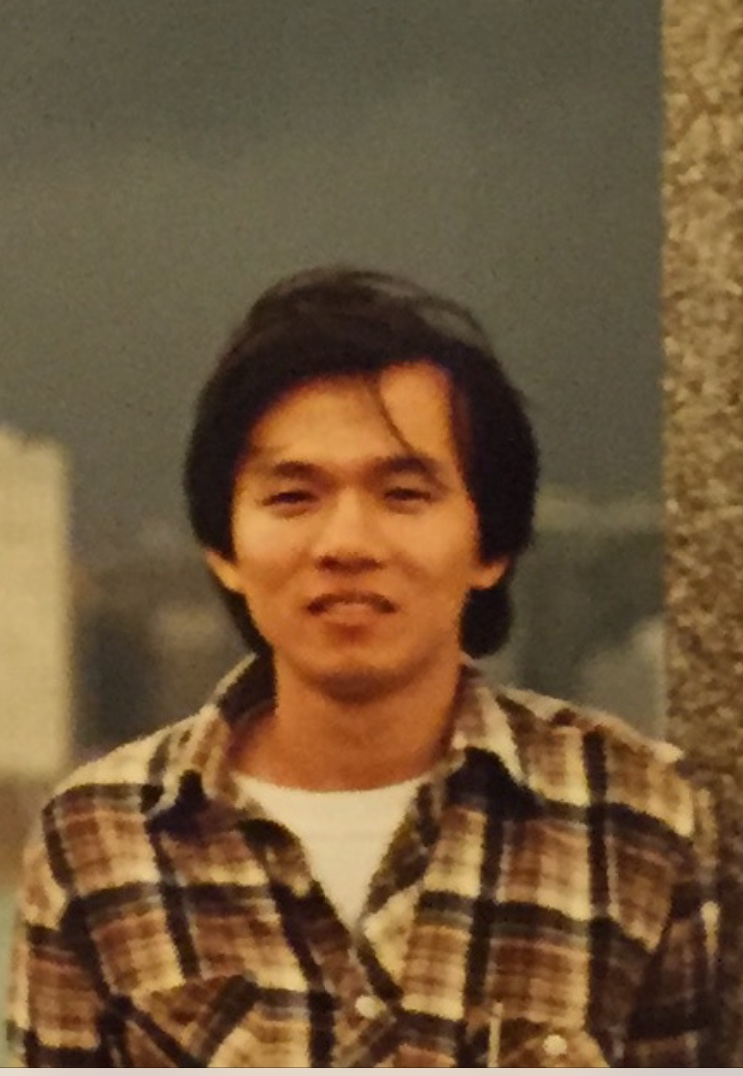
#> input picture 解答/20200506習題解答Python最強入門邁向數據科學之路王者歸來第二版/20200506習題解答Python最強入門邁向數據科學之路王者歸來第二版/ex/hung.jpg, 743 x 1076 px
$ python ex17_1.py
#> lines starting #> are read from the running program, lines starting #| are printed output that depends on the picture
# ex17_1.py
from PIL import Image

pict = Image.open("hung.jpg")                        # 建立Pillow物件
#> pict is the input picture: PIL image 743x1076 RGB; mean R, G, B 114, 87.9, 57.7
width, height = pict.size
#> width = 743; height = 1076
newPict1 = pict.resize((int(width*1.2), height))     # 寬度是1.2倍
newPict1.save("out17_1.jpg")

newPict2 = pict.resize((int(width*1.5), height))     # 寬度是1.5倍
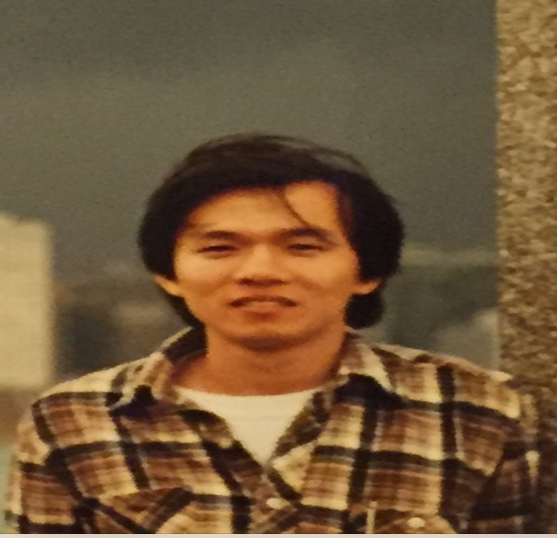
#> newPict2: PIL image 1114x1076 RGB (shown at 1/2 size); mean R, G, B 114, 87.9, 57.7
newPict2.save("out17_2.jpg")

newPict3 = pict.resize((int(width*0.5), height))     # 寬度是0.5倍
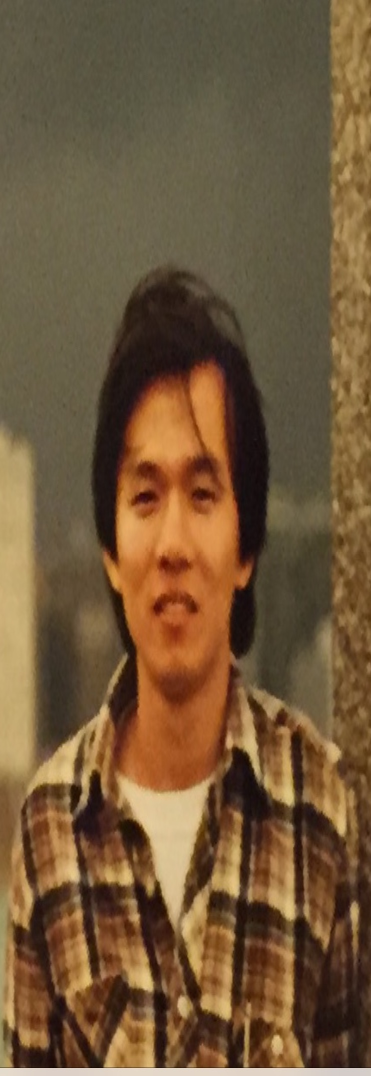
#> newPict3: PIL image 371x1076 RGB; mean R, G, B 114, 87.9, 57.7
newPict3.save("out17_3.jpg")

newPict4 = pict.resize((int(width*0.8), height))     # 寬度是0.8倍
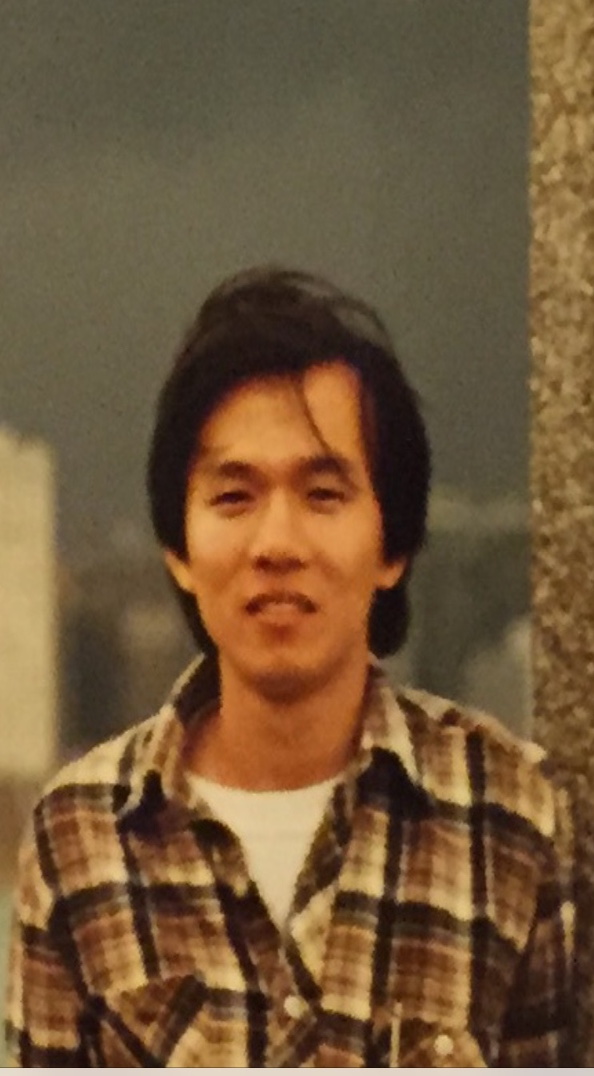
#> newPict4: PIL image 594x1076 RGB; mean R, G, B 114, 87.9, 57.7
newPict4.save("out17_4.jpg")

newPict5 = pict.resize((width, int(height*1.2)))     # 高度是1.2倍
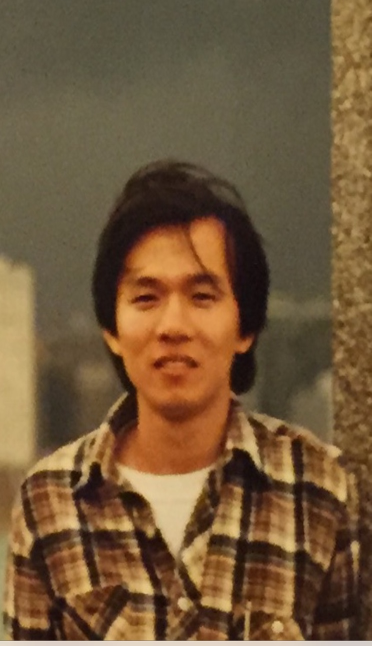
#> newPict5: PIL image 743x1291 RGB (shown at 1/2 size); mean R, G, B 114, 87.9, 57.7
newPict5.save("out17_5.jpg")

newPict6 = pict.resize((width, int(height*1.5)))     # 高度是1.5倍
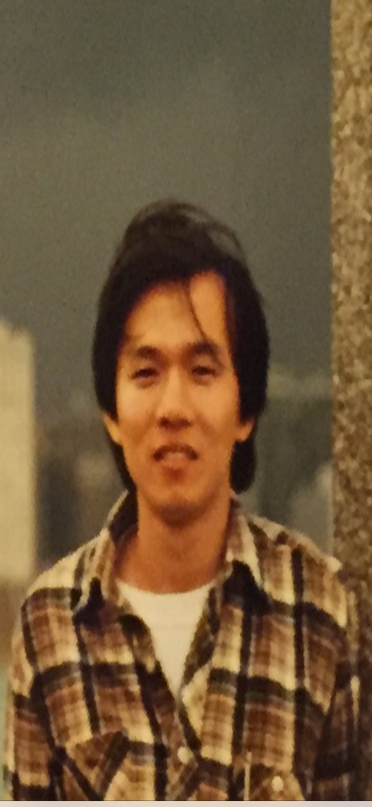
#> newPict6: PIL image 743x1614 RGB (shown at 1/2 size); mean R, G, B 114, 87.9, 57.7
newPict6.save("out17_6.jpg")

newPict7 = pict.resize((width, int(height*0.8)))     # 高度是0.8倍
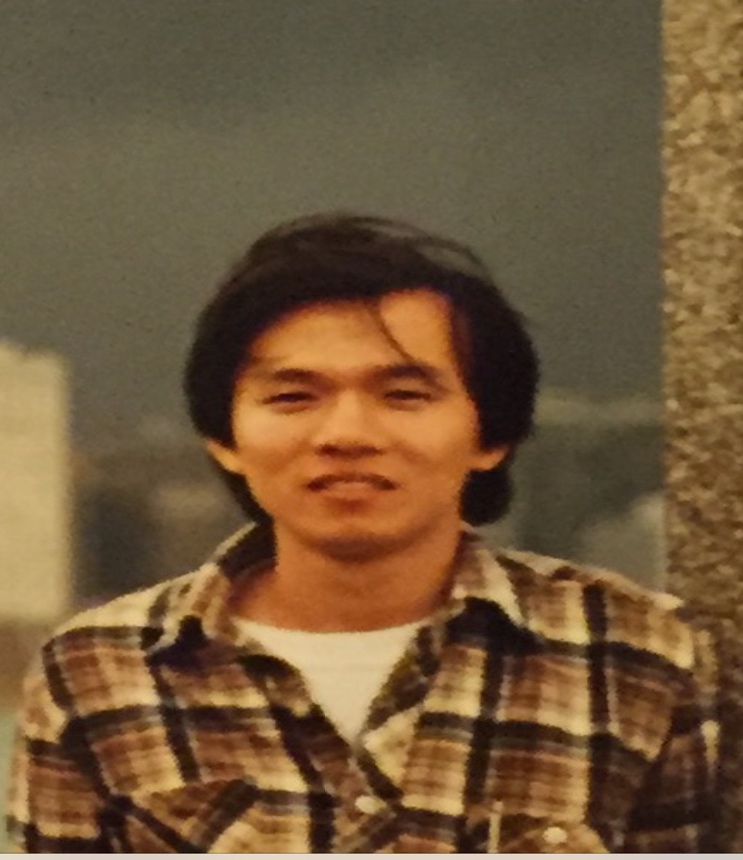
#> newPict7: PIL image 743x860 RGB; mean R, G, B 114, 87.9, 57.7
newPict7.save("out17_7.jpg")

newPict8 = pict.resize((width, int(height*0.5)))     # 高度是0.5倍
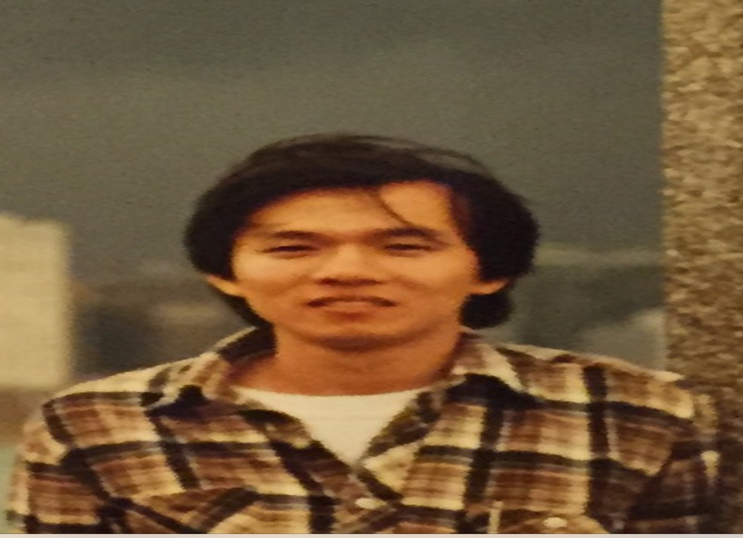
#> newPict8: PIL image 743x538 RGB; mean R, G, B 114, 87.9, 57.7
newPict8.save("out17_8.jpg")
